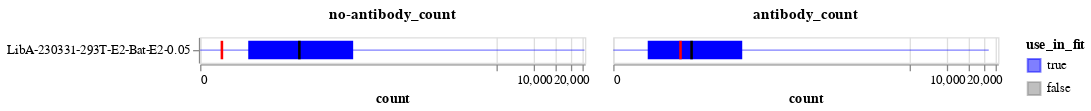

The notebook cell this image was saved under:
### Markdown cell above
Now plot the distribution of no-antibody and antibody counts versus the thresholds.
Recall we keep variants that meet **either** threshold, and in an ideal experiment all variants would meet the no-antibody threshold but we may expect only a small fraction (true escape mutations) to meet the antibody threshold.

In the plots below, the bars span the interquartile range, the lines go from min to max, the dark black line is the median, and the red line is the threshold for counts to be retained (a variant only needs to meet one threshold).

### Code cell
count_summary = (
    prob_escape.melt(
        id_vars=["sample", "concentration", "use_in_fit"],
        value_vars=["antibody_count", "no-antibody_count"],
        var_name="count_type",
        value_name="count",
    )
    .groupby(["sample", "concentration", "use_in_fit", "count_type"], as_index=False)
    .aggregate(
        median=pd.NamedAgg("count", "median"),
        q1=pd.NamedAgg("count", lambda s: s.quantile(0.25)),
        q3=pd.NamedAgg("count", lambda s: s.quantile(0.75)),
        min=pd.NamedAgg("count", "min"),
        max=pd.NamedAgg("count", "max"),
    )
    .merge(
        min_counts.rename(
            columns={
                "min_antibody_count": "antibody_count",
                "min_no_antibody_count": "no-antibody_count",
            }
        ).melt(id_vars="sample", var_name="count_type", value_name="threshold"),
        on=["sample", "count_type"],
        validate="one_to_one",
    )
)

base_chart = alt.Chart(count_summary).encode(
    y=alt.Y("sample", title=None, sort=alt.SortField("concentration")),
    tooltip=count_summary.columns.tolist(),
    color=alt.Color(
        "use_in_fit",
        scale=alt.Scale(domain=[True, False], range=["blue", "gray"]),
    ),
)

quantile_bar = base_chart.encode(
    x=alt.X(
        "q1",
        scale=alt.Scale(type="symlog", constant=20),
        axis=alt.Axis(labelOverlap=True),
        title="count",
    ),
    x2="q3",
).mark_bar(color="blue", height={"band": 0.8})

range_line = base_chart.encode(x="min", x2="max").mark_rule(color="blue", opacity=0.5)

median_line = base_chart.encode(
    x="median", x2="median", color=alt.value("black")
).mark_bar(xOffset=1, x2Offset=-1, height={"band": 0.8})

threshold_line = base_chart.encode(
    x="threshold", x2="threshold", color=alt.value("red")
).mark_bar(xOffset=1, x2Offset=-1, height={"band": 0.8})

count_summary_chart = (quantile_bar + range_line + median_line + threshold_line).facet(
    column=alt.Column(
        "count_type",
        title=None,
        sort="descending",
        header=alt.Header(labelFontWeight="bold", labelFontSize=12),
    ),
)

count_summary_chart

### Figure 1 — Vega-Lite specification as saved in the notebook (floating-point values rounded to 4 significant figures)
{"config": {"view": {"continuousWidth": 300, "continuousHeight": 300}}, "data": {"name": "data-7474565221954e6513f64f4a49971316"}, "facet": {"column": {"field": "count_type", "header": {"labelFontSize": 12, "labelFontWeight": "bold"}, "sort": "descending", "title": null, "type": "nominal"}}, "spec": {"layer": [{"mark": {"type": "bar", "color": "blue", "height": {"band": 0.8}}, "encoding": {"color": {"field": "use_in_fit", "scale": {"domain": [true, false], "range": ["blue", "gray"]}, "type": "nominal"}, "tooltip": [{"field": "sample", "type": "nominal"}, {"field": "concentration", "type": "quantitative"}, {"field": "use_in_fit", "type": "nominal"}, {"field": "count_type", "type": "nominal"}, {"field": "median", "type": "quantitative"}, {"field": "q1", "type": "quantitative"}, {"field": "q3", "type": "quantitative"}, {"field": "min", "type": "quantitative"}, {"field": "max", "type": "quantitative"}, {"field": "threshold", "type": "quantitative"}], "x": {"axis": {"labelOverlap": true}, "field": "q1", "scale": {"constant": 20, "type": "symlog"}, "title": "count", "type": "quantitative"}, "x2": {"field": "q3"}, "y": {"field": "sample", "sort": {"field": "concentration"}, "title": null, "type": "nominal"}}}, {"mark": {"type": "rule", "color": "blue", "opacity": 0.5}, "encoding": {"color": {"field": "use_in_fit", "scale": {"domain": [true, false], "range": ["blue", "gray"]}, "type": "nominal"}, "tooltip": [{"field": "sample", "type": "nominal"}, {"field": "concentration", "type": "quantitative"}, {"field": "use_in_fit", "type": "nominal"}, {"field": "count_type", "type": "nominal"}, {"field": "median", "type": "quantitative"}, {"field": "q1", "type": "quantitative"}, {"field": "q3", "type": "quantitative"}, {"field": "min", "type": "quantitative"}, {"field": "max", "type": "quantitative"}, {"field": "threshold", "type": "quantitative"}], "x": {"field": "min", "type": "quantitative"}, "x2": {"field": "max"}, "y": {"field": "sample", "sort": {"field": "concentration"}, "title": null, "type": "nominal"}}}, {"mark": {"type": "bar", "height": {"band": 0.8}, "x2Offset": -1, "xOffset": 1}, "encoding": {"color": {"value": "black"}, "tooltip": [{"field": "sample", "type": "nominal"}, {"field": "concentration", "type": "quantitative"}, {"field": "use_in_fit", "type": "nominal"}, {"field": "count_type", "type": "nominal"}, {"field": "median", "type": "quantitative"}, {"field": "q1", "type": "quantitative"}, {"field": "q3", "type": "quantitative"}, {"field": "min", "type": "quantitative"}, {"field": "max", "type": "quantitative"}, {"field": "threshold", "type": "quantitative"}], "x": {"field": "median", "type": "quantitative"}, "x2": {"field": "median"}, "y": {"field": "sample", "sort": {"field": "concentration"}, "title": null, "type": "nominal"}}}, {"mark": {"type": "bar", "height": {"band": 0.8}, "x2Offset": -1, "xOffset": 1}, "encoding": {"color": {"value": "red"}, "tooltip": [{"field": "sample", "type": "nominal"}, {"field": "concentration", "type": "quantitative"}, {"field": "use_in_fit", "type": "nominal"}, {"field": "count_type", "type": "nominal"}, {"field": "median", "type": "quantitative"}, {"field": "q1", "type": "quantitative"}, {"field": "q3", "type": "quantitative"}, {"field": "min", "type": "quantitative"}, {"field": "max", "type": "quantitative"}, {"field": "threshold", "type": "quantitative"}], "x": {"field": "threshold", "type": "quantitative"}, "x2": {"field": "threshold"}, "y": {"field": "sample", "sort": {"field": "concentration"}, "title": null, "type": "nominal"}}}]}, "$schema": "https://vega.github.io/schema/vega-lite/v5.8.0.json", "datasets": {"data-7474565221954e6513f64f4a49971316": [{"sample": "LibA-230331-293T-E2-Bat-E2-0.05", "concentration": 0.05, "use_in_fit": true, "count_type": "antibody_count", "median": 66.0, "q1": 18.0, "q3": 201.0, "min": 0, "max": 21801, "threshold": 50.0}, {"sample": "LibA-230331-293T-E2-Bat-E2-0.05", "concentration": 0.05, "use_in_fit": true, "count_type": "no-antibody_count", "median": 107.0, "q1": 29.0, "q3": 326.0, "min": 0, "max": 25729, "threshold": 10.0}]}}
